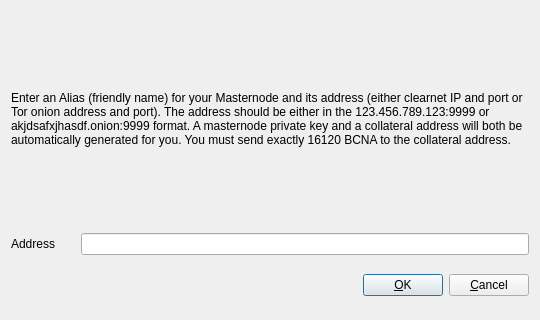
<?xml version="1.0" encoding="UTF-8"?>
<ui version="4.0">
 <class>AddEditBitCannaNode</class>
 <widget class="QDialog" name="AddEditBitCannaNode">
  <property name="geometry">
   <rect>
    <x>0</x>
    <y>0</y>
    <width>540</width>
    <height>320</height>
   </rect>
  </property>
  <property name="windowTitle">
   <string>Add/Edit Masternode</string>
  </property>
  <property name="modal">
   <bool>true</bool>
  </property>
  <layout class="QVBoxLayout" name="verticalLayout">
   <item>
    <layout class="QVBoxLayout" name="verticalLayout_2">
     <property name="topMargin">
      <number>0</number>
     </property>
     <property name="bottomMargin">
      <number>0</number>
     </property>
     <item>
      <widget class="QLabel" name="label_3">
       <property name="sizePolicy">
        <sizepolicy hsizetype="Preferred" vsizetype="Expanding">
         <horstretch>0</horstretch>
         <verstretch>0</verstretch>
        </sizepolicy>
       </property>
       <property name="text">
        <string>&lt;html&gt;&lt;head/&gt;&lt;body&gt;&lt;p&gt;Enter an Alias (friendly name) for your Masternode and its address (either clearnet IP and port or Tor onion address and port).  The address should be either in the 123.456.789.123:9999 or akjdsafxjhasdf.onion:9999 format.  A masternode private key and a collateral address will both be automatically generated for you.  You must send exactly 16120 BCNA to the collateral address.&lt;/p&gt;&lt;/body&gt;&lt;/html&gt;</string>
       </property>
       <property name="wordWrap">
        <bool>true</bool>
       </property>
      </widget>
     </item>
     <item>
      <layout class="QHBoxLayout" name="horizontalLayout_2" stretch="1,7">
       <property name="spacing">
        <number>6</number>
       </property>
       <property name="bottomMargin">
        <number>0</number>
       </property>
       <item>
        <widget class="QLabel" name="label_2">
         <property name="text">
          <string>Address</string>
         </property>
        </widget>
       </item>
       <item>
        <widget class="QLineEdit" name="addressLineEdit">
         <property name="sizePolicy">
          <sizepolicy hsizetype="Preferred" vsizetype="Fixed">
           <horstretch>0</horstretch>
           <verstretch>0</verstretch>
          </sizepolicy>
         </property>
        </widget>
       </item>
      </layout>
     </item>
     <item>
      <layout class="QHBoxLayout" name="horizontalLayout_3">
       <property name="bottomMargin">
        <number>0</number>
       </property>
      </layout>
     </item>
    </layout>
   </item>
   <item>
    <layout class="QHBoxLayout" name="horizontalLayout_Buttons">
     <item>
      <spacer name="horizontalSpacer_1">
       <property name="orientation">
        <enum>Qt::Horizontal</enum>
       </property>
       <property name="sizeHint" stdset="0">
        <size>
         <width>40</width>
         <height>48</height>
        </size>
       </property>
      </spacer>
     </item>
     <item>
      <widget class="QLabel" name="statusLabel">
       <property name="font">
        <font>
         <weight>75</weight>
         <bold>true</bold>
        </font>
       </property>
       <property name="text">
        <string/>
       </property>
       <property name="textFormat">
        <enum>Qt::PlainText</enum>
       </property>
       <property name="wordWrap">
        <bool>true</bool>
       </property>
      </widget>
     </item>
     <item>
      <spacer name="horizontalSpacer_2">
       <property name="orientation">
        <enum>Qt::Horizontal</enum>
       </property>
       <property name="sizeHint" stdset="0">
        <size>
         <width>40</width>
         <height>48</height>
        </size>
       </property>
      </spacer>
     </item>
     <item>
      <widget class="QPushButton" name="okButton">
       <property name="text">
        <string>&amp;OK</string>
       </property>
      </widget>
     </item>
     <item>
      <widget class="QPushButton" name="cancelButton">
       <property name="text">
        <string>&amp;Cancel</string>
       </property>
       <property name="autoDefault">
        <bool>false</bool>
       </property>
      </widget>
     </item>
    </layout>
   </item>
  </layout>
 </widget>
 <resources/>
 <connections/>
</ui>
